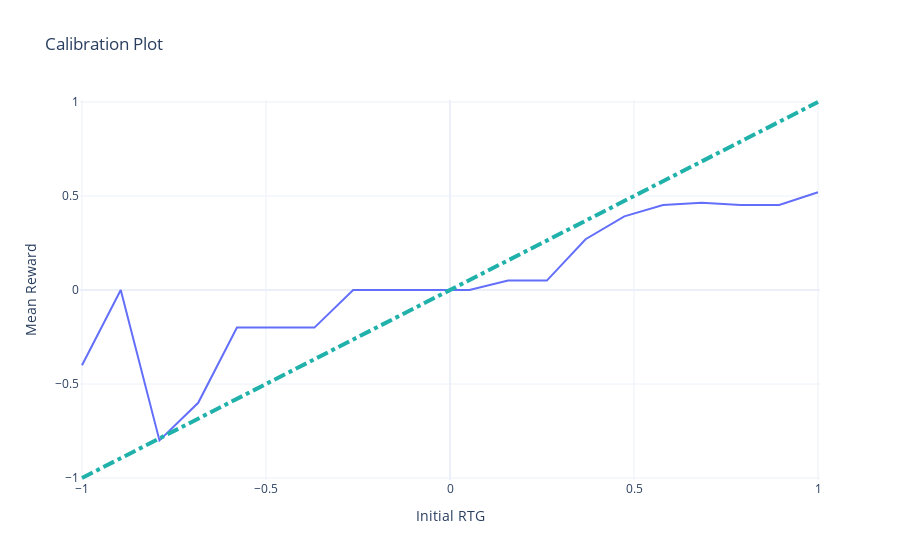

The cell this chart's notebook holds for it:
### Code cell
fig = plot_calibration_statistics(statistics)
fig.show()

### Figure 1 — Plotly figure (JSON) as saved in the notebook; plotly's stock layout.template omitted (floating-point values rounded to 4 significant figures)
{"data": [{"hovertemplate": "initial_rtg=%{x}<br>mean_reward=%{y}<extra></extra>", "legendgroup": "", "line": {"color": "#636efa", "dash": "solid"}, "marker": {"symbol": "circle"}, "mode": "lines", "name": "", "orientation": "v", "showlegend": false, "type": "scatter", "x": [-1, -0.8947, -0.7895, -0.6842, -0.5789, -0.4737, -0.3684, -0.2632, -0.1579, -0.05263, 0.05263, 0.1579, 0.2632, 0.3684, 0.4737, 0.5789, 0.6842, 0.7895, 0.8947, 1], "xaxis": "x", "y": [-0.4, 0, -0.8, -0.6, -0.2, -0.2, -0.2, 0, 0, 0, 0, 0.05, 0.05, 0.27, 0.392, 0.452, 0.464, 0.452, 0.452, 0.52], "yaxis": "y"}], "layout": {"legend": {"title": {"text": "Proportion Completed"}, "tracegroupgap": 0}, "shapes": [{"line": {"color": "LightSeaGreen", "dash": "dashdot", "width": 4}, "type": "line", "x0": -1, "x1": 1, "y0": -1, "y1": 1}], "title": {"text": "Calibration Plot"}, "xaxis": {"anchor": "y", "domain": [0, 1], "title": {"text": "Initial RTG"}}, "yaxis": {"anchor": "x", "domain": [0, 1], "title": {"text": "Mean Reward"}}}}
